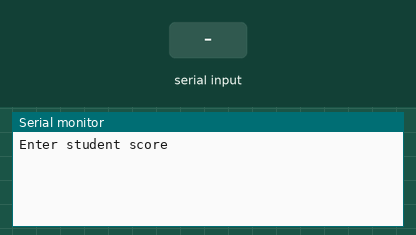
Bench run of a sketch on a simulated Arduino Uno, built with avr-gcc and run on an emulated ATmega328P. Shown: the last lines printed to the serial monitor. The test bench sets the inputs (shaded band).

Above: at 1.2 s.
1.3 s: "90,45\n" received over Serial
At 2.1 s:
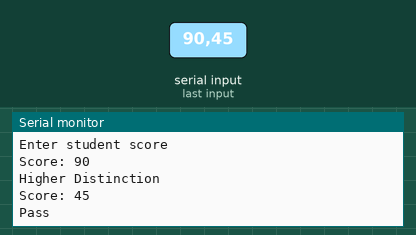
2.8 s: "30,150\n" received over Serial
At 4.0 s:
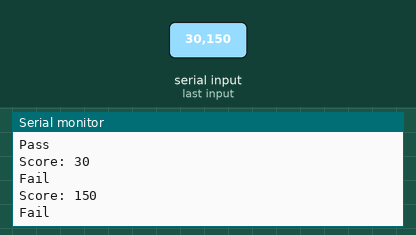
4.3 s: "60\n" received over Serial
At 5.5 s:
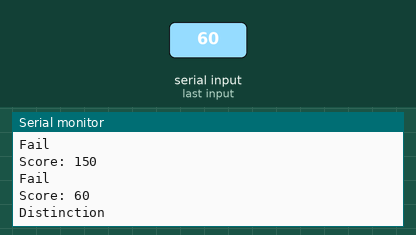
5.8 s: "55\n" received over Serial
At 6.8 s:
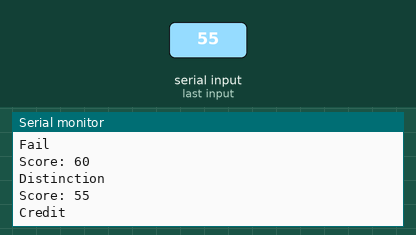
Timing chart, 0 to 8.3 s (numbered marks = the images above; inputs shaded):
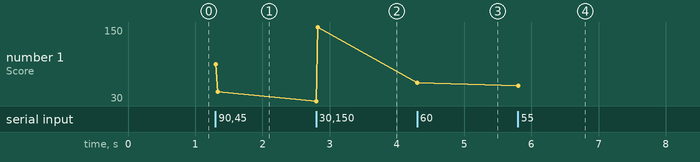

Measured:
- after the input at 1.3 s, the serial monitor: prints a new line at once (image 1)
- after the input at 2.8 s, the serial monitor: prints a new line at once (image 2)
- after the input at 4.3 s, the serial monitor: prints a new line at once (image 3)
- after the input at 5.8 s, the serial monitor: prints a new line at once (image 4)
- plotted number 1: 45 → 150 after the input at 2.8 s, 150 → 60 after the input at 4.3 s, 60 → 55 after the input at 5.8 s

The sketch:

Task_8.ino
```cpp
/*
    Write a simple program to find out the students mark (x)
    belongs to Higher Distinction, Distinction, Credit, Pass or fail.
    Add the screenshot for the following marks x= 45,55,60,80
*/

void setup()
{
    Serial.begin(9600);                    // Setup serial communication
    Serial.println("Enter student score"); // Print a message
}

void loop()
{
    int x; // Stores student mark
    do
    {
        x = Serial.parseInt();
    } while (!x); //Repeat untill a mark has been entered

    // Print user mark
    Serial.print("Score: ");
    Serial.println(x);

    // Place mark in the appropriate mark bracket
    switch (x)
    {
    case 80 ... 100:
        Serial.println("Higher Distinction");
        break;
    case 60 ... 79:
        Serial.println("Distinction");
        break;
    case 55 ... 59:
        Serial.println("Credit");
        break;
    case 45 ... 54:
        Serial.println("Pass");
        break;
    default:
        Serial.println("Fail");
        break;
    }
}
```
